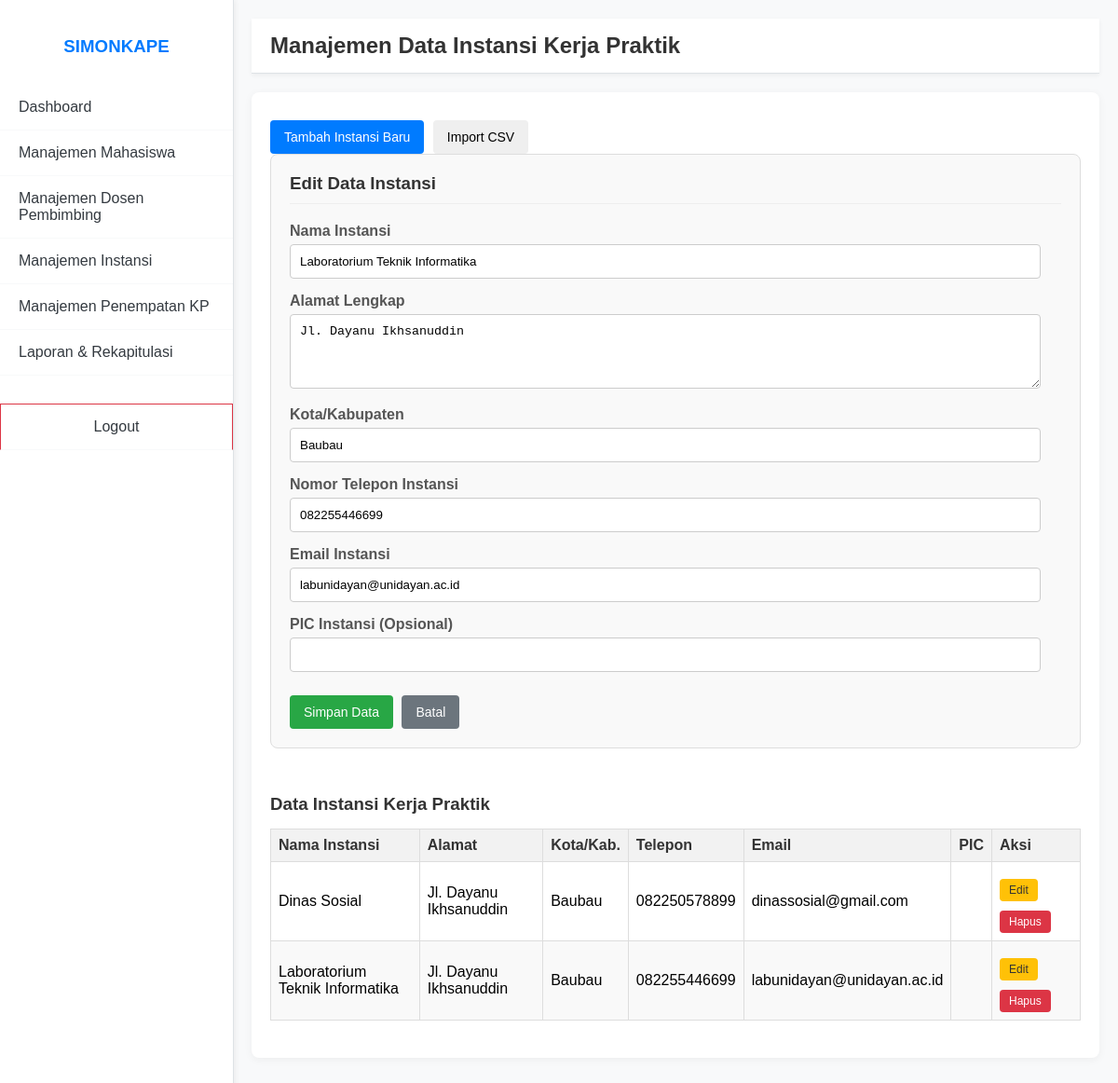
Page /public/admin/editInstansi/4 (signed in) on the committed database.
### tables this page shows
CREATE TABLE instansi (
    id INT AUTO_INCREMENT PRIMARY KEY,
    nama_instansi VARCHAR(255) UNIQUE NOT NULL,
    bidang_kerja VARCHAR(255) NULL,
    alamat TEXT NULL,
    kota_kab VARCHAR(100) NULL,
    telepon VARCHAR(20) NULL,
    email VARCHAR(255) NULL,
    pic VARCHAR(255) NULL,  
    created_at TIMESTAMP DEFAULT CURRENT_TIMESTAMP
);

### app/core/Controller.php (called while the page is built, shortened)
<?php
class Controller {
    public function model($model) {
        return new $model();
    }
    public function view($view, $data = []) {
        require_once APP_ROOT . '/app/views/' . $view . '.php';
    }
}

### app/core/App.php (called while the page is built, shortened)
<?php
class App {
    protected $controller = 'Auth';
    protected $method = 'index';
    public function __construct() {
        $url = $this->parseUrl();
        if (isset($url[0])) {
            $controllerFile = ucfirst($url[0]) . 'Controller.php';
            if (file_exists(APP_ROOT . '/app/controllers/' . $controllerFile)) {
                $this->controller = ucfirst($url[0]);
                unset($url[0]);
            } else {
                header('Location: ' . BASE_URL . '/auth');
                exit();
            }
        }
        require_once APP_ROOT . '/app/controllers/' . $this->controller . 'Controller.php';
        $this->controller = new $controllerName();
        if (isset($url[1])) {
            if (method_exists($this->controller, $url[1])) {
                $this->method = $url[1];
                unset($url[1]);
            }
        }
        $this->params = $url ? array_values($url) : [];
        call_user_func_array([$this->controller, $this->method], $this->params);
    }
    public function parseUrl() {
        if (isset($_GET['url'])) {
            $url = rtrim($_GET['url'], '/');
            $url = filter_var($url, FILTER_SANITIZE_URL);
            $url = explode('/', $url);
            return $url;
        }
        return ['auth'];
    }
}

### public/index.php (called while the page is built, shortened)
<?php
require_once APP_ROOT . '/app/config/app.php';
require_once APP_ROOT . '/app/config/database.php';
require_once APP_ROOT . '/app/core/Database.php';
require_once APP_ROOT . '/app/core/Controller.php';
require_once APP_ROOT . '/app/core/App.php';
$app = new App();

### app/core/Database.php (called while the page is built, shortened)
<?php
class Database {
    private $host = DB_HOST;
    private $user = DB_USER;
    private $pass = DB_PASS;
    private $dbname = DB_NAME;
    private $dbh;
    private $stmt;
    public function __construct() {
        $dsn = 'mysql:host=' . $this->host . ';dbname=' . $this->dbname;
        $options = [
            PDO::ATTR_PERSISTENT => true,
            PDO::ATTR_ERRMODE => PDO::ERRMODE_EXCEPTION
        ];
        try {
            $this->dbh = new PDO($dsn, $this->user, $this->pass, $options);
        } catch (PDOException $e) {
            die("Koneksi database gagal: " . $e->getMessage());
        }
    }
    public function query($sql) {
        $this->stmt = $this->dbh->prepare($sql);
    }
    public function bind($param, $value, $type = null) {
        if (is_null($type)) {
            switch (true) {
                default:
                    $type = PDO::PARAM_STR;
            }
        }
        $this->stmt->bindValue($param, $value, $type);
    }
    public function execute() {
        return $this->stmt->execute();
    }
    public function resultSet() {
        $this->execute();
        return $this->stmt->fetchAll(PDO::FETCH_ASSOC);
    }
    public function single() {
        $this->execute();
        return $this->stmt->fetch(PDO::FETCH_ASSOC);
    }
}

### app/models/Instansi.php (called while the page is built, shortened)
<?php
class Instansi {
    private $db;
    public function __construct() {
        $this->db = new Database;
    }
    public function getAllInstansi() {
        $this->db->query('SELECT * FROM instansi ORDER BY nama_instansi ASC');
        return $this->db->resultSet();
    }
    public function getInstansiById($id) {
        $this->db->query('SELECT * FROM instansi WHERE id = :id');
        $this->db->bind(':id', $id);
        return $this->db->single();
    }
}

### app/views/admin/instansi/index.php (the view, shortened to what this page needs)
<?php include APP_ROOT . '/app/views/admin/includes/header.php'; ?>
<?php include APP_ROOT . '/app/views/admin/includes/sidebar.php'; ?>
<div class="main-content">
    <div class="header">
        <h2>Manajemen Data Instansi Kerja Praktik</h2>
    </div>
    <div class="container">
        <button class="btn btn-primary" onclick="showForm('addForm')">Tambah Instansi Baru</button>
        <button class="btn btn-info" onclick="showForm('importForm')">Import CSV</button>
        <div id="editForm" class="form-container" style="display: <?php echo isset($data['instansi_edit']) ? 'block' : 'none'; ?>;">
            <h3>Edit Data Instansi</h3>
            <?php if (isset($data['instansi_edit'])) : ?>
            <form action="<?php echo BASE_URL; ?>/admin/editInstansi/<?php echo $data['instansi_edit']['id']; ?>" method="POST">
                <div class="form-group">
                    <label for="edit_nama_instansi">Nama Instansi</label>
                    <input type="text" id="edit_nama_instansi" name="nama_instansi" required value="<?php echo htmlspecialchars($data['instansi_edit']['nama_instansi']); ?>">
                </div>
                <div class="form-group">
                    <label for="edit_alamat">Alamat Lengkap</label>
                    <textarea id="edit_alamat" name="alamat"><?php echo htmlspecialchars($data['instansi_edit']['alamat'] ?? ''); ?></textarea>
                </div>
                <div class="form-group">
                    <label for="edit_kota_kab">Kota/Kabupaten</label>
                    <input type="text" id="edit_kota_kab" name="kota_kab" value="<?php echo htmlspecialchars($data['instansi_edit']['kota_kab'] ?? ''); ?>">
                </div>
                <div class="form-group">
                    <label for="edit_telepon">Nomor Telepon Instansi</label>
                    <input type="text" id="edit_telepon" name="telepon" value="<?php echo htmlspecialchars($data['instansi_edit']['telepon'] ?? ''); ?>">
                </div>
                <div class="form-group">
                    <label for="edit_email">Email Instansi</label>
                    <input type="email" id="edit_email" name="email" value="<?php echo htmlspecialchars($data['instansi_edit']['email'] ?? ''); ?>">
                </div>
                <div class="form-group">
                    <label for="edit_pic">PIC Instansi (Opsional)</label>
                    <input type="text" id="edit_pic" name="pic" value="<?php echo htmlspecialchars($data['instansi_edit']['pic'] ?? ''); ?>">
                </div>
                <button type="submit" class="btn btn-success">Simpan Data</button>
                <a href="<?php echo BASE_URL; ?>/admin/instansi" class="btn btn-secondary">Batal</a>
            </form>
            <?php endif; ?>
        </div>
        <div class="table-container">
            <h3>Data Instansi Kerja Praktik</h3>
            <table>
                <thead>
                    <tr>
                        <th>Nama Instansi</th>
                        <th>Alamat</th>
                        <th>Kota/Kab.</th>
                        <th>Telepon</th>
                        <th>Email</th>
                        <th>PIC</th>
                        <th>Aksi</th>
                    </tr>
                </thead>
                <tbody>
                    <?php if (!empty($data['instansi'])) : ?>
                        <?php foreach ($data['instansi'] as $inst) : ?>
                            <tr>
                                <td><?php echo htmlspecialchars($inst['nama_instansi']); ?></td>
                                <td><?php echo htmlspecialchars($inst['alamat']); ?></td>
                                <td><?php echo htmlspecialchars($inst['kota_kab']); ?></td>
                                <td><?php echo htmlspecialchars($inst['telepon']); ?></td>
                                <td><?php echo htmlspecialchars($inst['email']); ?></td>
                                <td><?php echo htmlspecialchars($inst['pic']); ?></td>
                                <td>
                                    <a href="<?php echo BASE_URL; ?>/admin/editInstansi/<?php echo $inst['id']; ?>" class="btn btn-warning btn-sm">Edit</a>
                                    <form action="<?php echo BASE_URL; ?>/admin/hapusInstansi/<?php echo $inst['id']; ?>" method="POST" style="display:inline-block;" onsubmit="return confirm('Apakah Anda yakin ingin menghapus data instansi ini?');">
                                        <button type="submit" class="btn btn-danger btn-sm">Hapus</button>
                                    </form>
                                </td>
                            </tr>
                        <?php endforeach; ?>
                    <?php else : ?>
                         <tr><td colspan="6">Tidak ada data instansi.</td></tr>
                    <?php endif; ?>
                </tbody>
            </table>
        </div>
    </div>
</div>
<?php include APP_ROOT . '/app/views/admin/includes/footer.php'; ?>

### public/css/style.css (style rules this page uses)
body { font-family: Arial, sans-serif; margin: 0; display: flex; min-height: 100vh; }
.main-content { flex-grow: 1; padding: 20px; background-color: #ecf0f1; display: flex; flex-direction: column; }
.header { background-color: #fff; padding: 15px; border-bottom: 1px solid #ddd; display: flex; justify-content: space-between; align-items: center; box-shadow: 0 2px 5px rgba(0,0,0,0.05); margin-bottom: 20px; }
.header h2 { margin: 0; color: #333; }
.container { background-color: #fff; padding: 20px; border-radius: 8px; box-shadow: 0 2px 10px rgba(0,0,0,0.1); margin-bottom: 20px; }
.form-container { margin-bottom: 30px; padding: 20px; border: 1px solid #ddd; border-radius: 8px; background-color: #f9f9f9; }
.form-container h3 { margin-top: 0; color: #333; border-bottom: 1px solid #eee; padding-bottom: 10px; margin-bottom: 20px; }
.form-group { margin-bottom: 15px; }
.form-group label { display: block; margin-bottom: 5px; font-weight: bold; color: #555; }
.form-group input[type="text"], .form-group input[type="email"], .form-group input[type="date"], .form-group select, .form-group textarea { width: calc(100% - 22px); padding: 10px; border: 1px solid #ccc; border-radius: 4px; box-sizing: border-box; }
.form-group textarea { resize: vertical; min-height: 80px; }
.btn { padding: 10px 15px; border: none; border-radius: 4px; cursor: pointer; font-size: 14px; text-decoration: none; display: inline-block; margin-right: 5px; margin-top: 10px; }
.btn-primary { background-color: #007bff; color: white; }
.btn-success { background-color: #28a745; color: white; }
.btn-warning { background-color: #ffc107; color: #333; }
.btn-danger { background-color: #dc3545; color: white; }
.btn-secondary { background-color: #6c757d; color: white; }
.btn-sm { padding: 5px 10px; font-size: 12px; }
.table-container { margin-top: 20px; }
.table-container h3 { margin-bottom: 15px; color: #333; }
table { width: 100%; border-collapse: collapse; margin-bottom: 20px; }
table th, table td { border: 1px solid #ddd; padding: 8px; text-align: left; }
table th { background-color: #f2f2f2; color: #333; }
table tbody tr:nth-child(even) { background-color: #f9f9f9; }

### app/views/admin/includes/header.php (style rules this page uses)
body { font-family: Arial, sans-serif; margin: 0; display: flex; min-height: 100vh; background-color: #f8f9fa; }
.main-content { flex-grow: 1; padding: 20px; background-color: #f8f9fa; display: flex; flex-direction: column; margin-left: 250px; transition: margin-left 0.3s ease-in-out; }
.header { background-color: #fff; padding: 15px 20px; border-bottom: 1px solid #dee2e6; display: flex; justify-content: space-between; align-items: center; box-shadow: 0 2px 5px rgba(0,0,0,0.05); margin-bottom: 20px; }
.header h2 { margin: 0; color: #333; }
.container { background-color: #fff; padding: 20px; border-radius: 8px; box-shadow: 0 2px 10px rgba(0,0,0,0.05); margin-bottom: 20px; }
.table-container { overflow-x: auto; }

### rows in the picture
instansi: nama_instansi "Laboratorium Teknik Informatika", alamat "Jl. Dayanu Ikhsanuddin", kota_kab "Baubau", telepon "082255446699", email "labunidayan@unidayan.ac.id"
instansi: nama_instansi "Dinas Sosial", alamat "Jl. Dayanu Ikhsanuddin", kota_kab "Baubau", telepon "082250578899", email "dinassosial@gmail.com"
